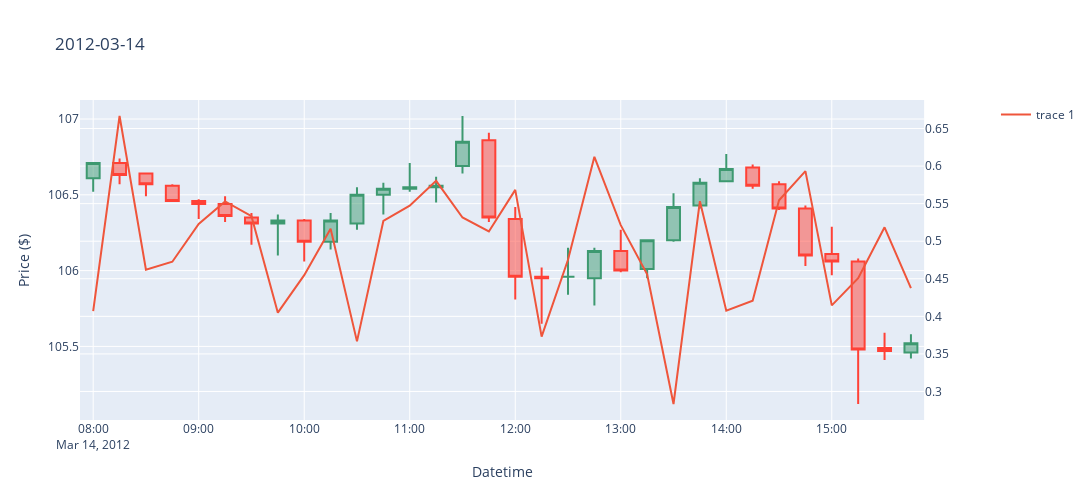
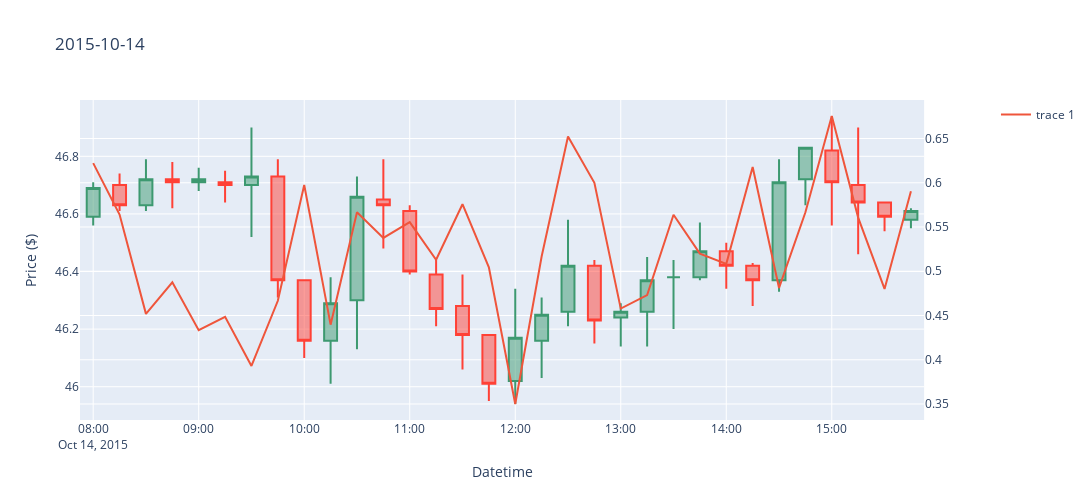
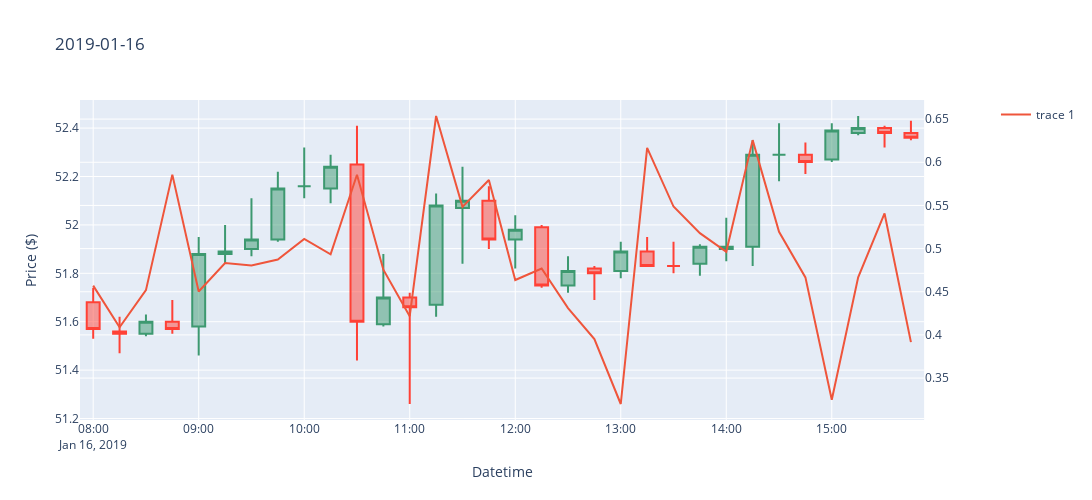

Notebook code cell kept with these figures, in order:
### Markdown cell above
Red line indicates the distance between mean and high within a candlestick (right y-axis)  
Ideally  
- A drop in the red line (distance of mean and high getting closer) should be followed by an upward trend in the candle stick (for example the next candle stick should close higher than open);
- Vice versa, if we see peak in the red line (distance of mean and high getting farther, could be end of price going upward) we should expect a downward trend in the candle stick.

### Code cell
days = df_uturn['datetime'].dt.date.unique()
np.random.shuffle(days)

for day in days[:3]:
    df_day = df_uturn[df_uturn['datetime'].dt.date == day]
    plot_candlestick(df_day, day)
